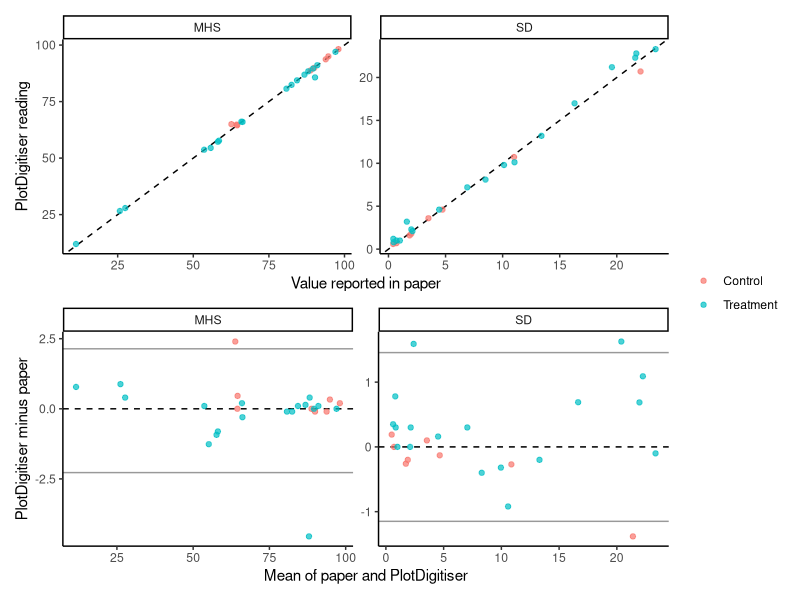

Write the R code that produced this figure.
library(readr)
library(dplyr)
library(tidyr)
library(ggplot2)
library(patchwork)

PDval <- read_csv("Data/PDval.csv", show_col_types = FALSE)

tol_mhs <- 1     # a reading within ±1 percentage point of the paper counts as agreeing (adjust)
tol_sd  <- 10    # an SD within ±10% (relative) of the paper counts as agreeing (adjust)

# ---- 1. Controls: one row per distinct control per study (shared controls are repeated across treatment rows) ----
ctrl <- PDval %>%
  distinct(Study_ID, Reference, Paper_Control_MHS, Paper_Control_SD, PD_Control_MHS, PD_Control_SD)

# Studies with more than one distinct control row: either genuinely different controls or inconsistent digitising -> inspect
ctrl %>% count(Study_ID) %>% filter(n > 1)

# ---- 2. Long format: one row per comparison ----
long <- bind_rows(
  ctrl %>% transmute(Study_ID, Reference, group = "Control",   stat = "MHS", paper = Paper_Control_MHS, pd = PD_Control_MHS),
  ctrl %>% transmute(Study_ID, Reference, group = "Control",   stat = "SD",  paper = Paper_Control_SD,  pd = PD_Control_SD),
  PDval %>% transmute(Study_ID, Reference, group = "Treatment", stat = "MHS", paper = Paper_Treat_MHS,  pd = PD_Treat_MHS),
  PDval %>% transmute(Study_ID, Reference, group = "Treatment", stat = "SD",  paper = Paper_Treat_SD,   pd = PD_Treat_SD)
) %>%
  filter(!is.na(paper), !is.na(pd)) %>%                      # only pairs where both values exist
  mutate(diff = pd - paper,                                  # PlotDigitiser minus paper
         rel  = if_else(paper != 0, 100 * diff / paper, NA_real_),
         agree = if_else(stat == "MHS", abs(diff) <= tol_mhs, abs(rel) <= tol_sd))

# ---- 3. Agreement statistics ----
ccc <- function(x, y) 2 * cov(x, y) / (var(x) + var(y) + (mean(x) - mean(y))^2)   # Lin's concordance correlation

summ <- long %>% group_by(group, stat) %>%
  summarise(n = n(),
            bias            = mean(diff),                       # mean (PD - paper): systematic over- or under-reading
            sd_diff         = sd(diff),
            mean_abs_err    = mean(abs(diff)),
            median_abs_err  = median(abs(diff)),
            max_abs_err     = max(abs(diff)),
            median_rel_pct  = median(abs(rel), na.rm = TRUE),
            r               = cor(paper, pd),
            CCC             = ccc(paper, pd),
            pct_agree       = 100 * mean(agree),
            p_wilcoxon      = suppressWarnings(wilcox.test(pd, paper, paired = TRUE)$p.value),
            .groups = "drop")
print(summ, width = Inf)

# Largest discrepancies, to check by hand against the figures
long %>% arrange(desc(abs(if_else(stat == "MHS", diff, rel)))) %>%
  filter(!agree) %>% select(Study_ID, Reference, group, stat, paper, pd, diff, rel) %>% print(n = 30)

# ---- 4. Plots ----
p_scatter <- ggplot(long, aes(paper, pd, colour = group)) +
  geom_abline(slope = 1, intercept = 0, linetype = "dashed") +
  geom_point(alpha = 0.7) + facet_wrap(~ stat, scales = "free") +
  labs(x = "Value reported in paper", y = "PlotDigitiser reading", colour = NULL) + theme_classic()

p_ba <- long %>% group_by(stat) %>% mutate(m = (paper + pd) / 2, lo = mean(diff) - 1.96 * sd(diff), hi = mean(diff) + 1.96 * sd(diff)) %>%
  ggplot(aes(m, diff, colour = group)) +
  geom_hline(yintercept = 0, linetype = "dashed") +
  geom_hline(aes(yintercept = lo), colour = "grey60") + geom_hline(aes(yintercept = hi), colour = "grey60") +
  geom_point(alpha = 0.7) + facet_wrap(~ stat, scales = "free") +
  labs(x = "Mean of paper and PlotDigitiser", y = "PlotDigitiser minus paper", colour = NULL) + theme_classic()

(p_scatter / p_ba) + plot_layout(guides = "collect")

# ---- 5. Does digitising change the effect size that goes into the meta-analysis? ----
fl <- 0.5   # same floor as the main analysis (percent)
eff <- PDval %>%
  filter(if_all(c(Paper_Control_MHS, Paper_Treat_MHS, PD_Control_MHS, PD_Treat_MHS), ~ !is.na(.x))) %>%
  mutate(lnRR_paper = log(pmax(Paper_Treat_MHS, fl) / pmax(Paper_Control_MHS, fl)),
         lnRR_pd    = log(pmax(PD_Treat_MHS,    fl) / pmax(PD_Control_MHS,    fl)),
         d_lnRR     = lnRR_pd - lnRR_paper)
c(mean_diff = mean(eff$d_lnRR), sd_diff = sd(eff$d_lnRR), r = cor(eff$lnRR_paper, eff$lnRR_pd), CCC = ccc(eff$lnRR_paper, eff$lnRR_pd))
eff %>% arrange(desc(abs(d_lnRR))) %>% select(Study_ID, Reference, lnRR_paper, lnRR_pd, d_lnRR) %>% head(15)
